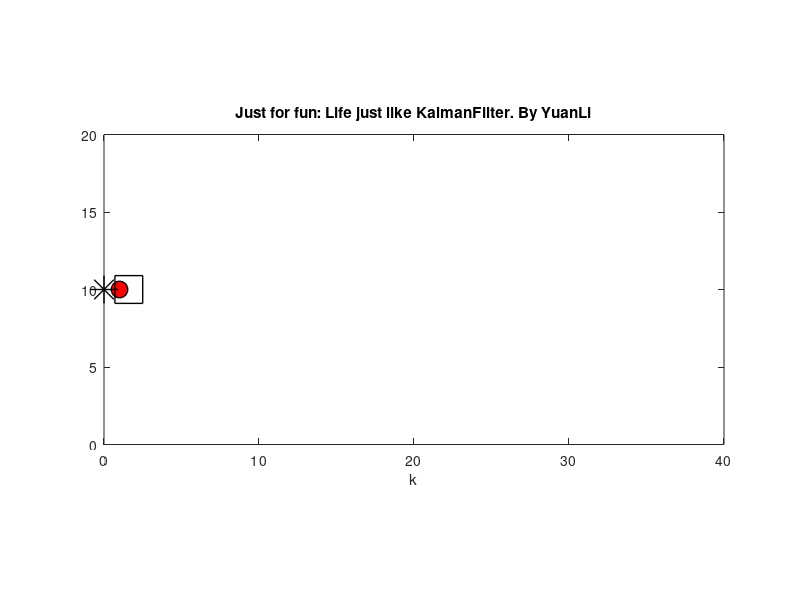

MATLAB code to generate this figure: (Note: this script raises an error after producing the figure.)
%% just for fun

clear
N=100; %number of samples, if N很大，到一定阶段，Kf,K,P都变成constant
Nrun=1; %number of runs
T=1; %sampling interval,采样间隔
sw=0; % sigma_w
sv=1; % sigma_v
%%%%%%%%%
% Process
%%%%%%%%%
A=[1 T; 0 1]; %process matrix
C=[1 0]; %process matrix
R1=sw^2*[T^4/4 T^3/2; T^3/2 T^2]; %covariance of process noise
R2=sv^2; %covariance of measurement noise
Pm(:,:,1)=1e5*eye(2); %P(0|-1),Pm is the P(k/k-1), P is the P(k/k)
%%%%%%%%%%%%%%%%%%%%%%%%%%%%%
% Calculation of Kalman Gains
%%%%%%%%%%%%%%%%%%%%%%%%%%%%%
for k=1:N
    Kf(:,k)=Pm(:,:,k)*C'*(C*Pm(:,:,k)*C'+R2)^(-1); %Kf(:,k)=Kf(k)
    K(:,k)=(A*Pm(:,:,k)*C')*(C*Pm(:,:,k)*C'+R2)^(-1); %K(:,k)=K(k)
    P(:,:,k)=Pm(:,:,k)-(Pm(:,:,k)*C')*(C*Pm(:,:,k)*C'+R2)^(-1)*C*Pm(:,:,k); %P(:,:,k)=P(N|N)
    Pm(:,:,k+1)=A*Pm(:,:,k)*A'+R1-K(:,k)*(C*Pm(:,:,k)*C'+R2)*K(:,k)'; %Pm(:,:,k+1)=P(N+1|N)
end

%%%%%%%%%%%%%%%%%%%%%%%%%%%%%%%%%%%%%%%%%%%%
% Initializaton
%%%%%%%%%%%%%%%%%%%%%%%%%%%%%%%%%%%%%%%%%%%%
w=random('normal',0,sw,Nrun,N); %process noise
v=random('normal',0,sv,Nrun,N); %measurement noise
xhm(:,1)=[0 0]'; %xhm(:,1)=x(0|-1)
x(:,1)=[0 1]'; %x(:,1)=x(0)

for run=1:Nrun
    for k=1:N
        %%%%%%%%%
        % Process
        %%%%%%%%%
        x(:,k+1)=A*x(:,k)+[T^2/2 T]'*w(run,k); %x(:,k+1)=x(k+1)
        y(k)=C*x(:,k)+v(run,k); %y(k)=y(k)
        %xh(:,0)=xhm(:,1)+Kf(0)*(y(0)-C*xhm(:,1));
        %%%%%%%%%%%%%%%
        % Kalman Filter
        %%%%%%%%%%%%%%%
        xh(:,k)=xhm(:,k)+Kf(:,k)*(y(k)-C*xhm(:,k)); %xh(:,k)=x^hat(k|k)
        %xh(:,k)=(1-Kf(:,k))*a*xh(:,k-1)+Kf(:,k)*y(k);
        xhm(:,k+1)=A*xhm(:,k)+K(:,k)*(y(k)-C*xhm(:,k)); %xhm(:,k+1)=x^hat(k+1|k)
    end
end

% ax=1:N-1;
% plot(ax,x(1,1,N));


%%for moive
h = figure;
axis tight manual % this ensures that getframe() returns a consistent size
filename = 'testAnimated1.gif';

for i=2:40
    plot(x(1,i),10,'-ro','LineWidth',1,...
                           'MarkerEdgeColor','k',...
                           'MarkerFaceColor','r',...
                           'MarkerSize',12);
    xlabel('k');
    axis equal;
    axis([0 40 0 20]);
    title('Just for fun: Life just like KalmanFilter. By YuanLi');
    hold all
    plot(x(1,i-1),10,'-g*','LineWidth',1,...
                           'MarkerEdgeColor','k',...
                           'MarkerFaceColor','g',...
                           'MarkerSize',20);
    hold all
    plot(y(i),10,':bs','LineWidth',1,...
                           'MarkerEdgeColor','k',...
                           'MarkerSize',20);  
    %gtext('solid-line: x(k)');
    hold off
    %M(i-1)=getframe;
   frame = getframe(h); 
   im = frame2im(frame); 
   [imind,cm] = rgb2ind(im,256); 
   % Write to the GIF File  
end
imwrite(imind,cm,filename,'gif','Loopcount',inf)
%movie(M,1,3);
%movie2avi(M,'KalmanFilter.avi');


